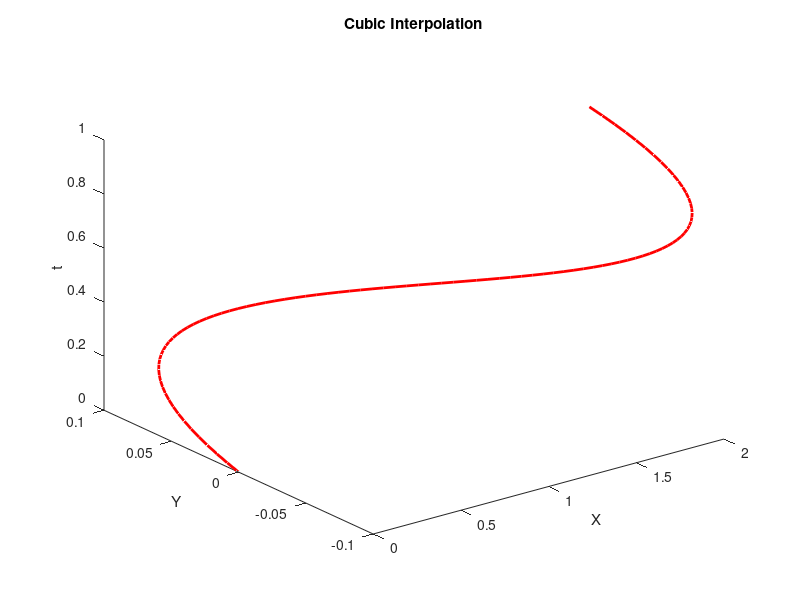

Source code (MATLAB):
H0 = @(x) (2*x+1)*((1-x)^2);
H1 = @(x) x*((1-x)^2);
H2 = @(x) -(x^2)*(1-x);
H3 = @(x) (3-2*x)*(x^2);
n = 100;
t = linspace(0, 1, 100);
x=zeros(100,1);
y=zeros(100,1);
pts = zeros(100,2);
p0 = [0;0];
p1 = [2;0];
m0 = [1;1];
m1 = [0;1];
for i=1:n
    
    h0 = H0(t(i));
    h1 = H1(t(i));
    h2 = H2(t(i));
    h3 = H3(t(i));
    pts(i,1) = H0(t(i))*p0(1) + H1(t(i))*m0(1) + H2(t(i))*m1(1) + H3(t(i))*p1(1);
    pts(i,2) = H0(t(i))*p0(2) + H1(t(i))*m0(2) + H2(t(i))*m1(2) + H3(t(i))*p1(2);
end

plot3(pts(:,1),pts(:,2),t,'r','LineWidth',2);
title('Cubic Interpolation');
xlabel('X');
ylabel('Y');
zlabel('t');
    